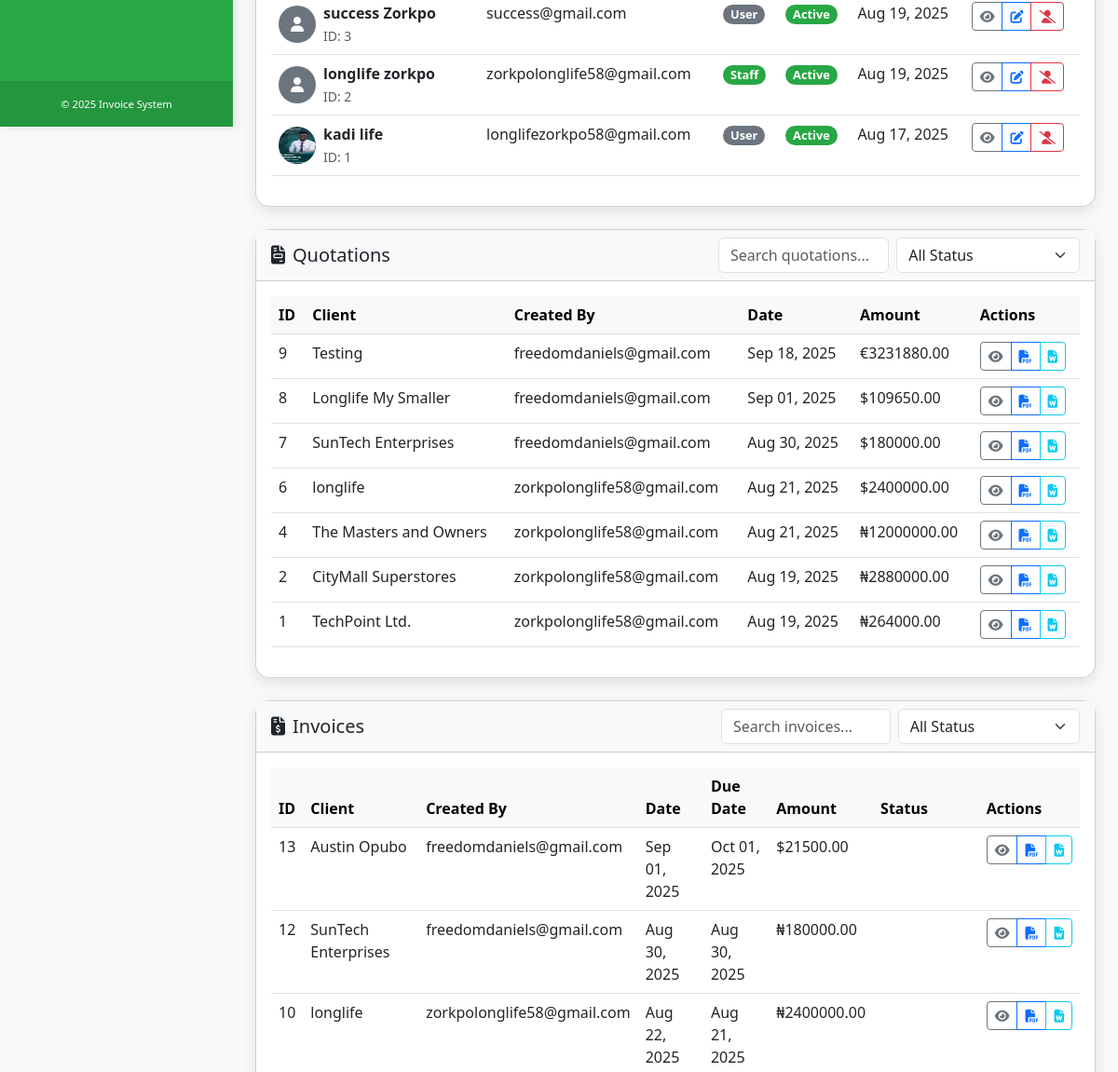
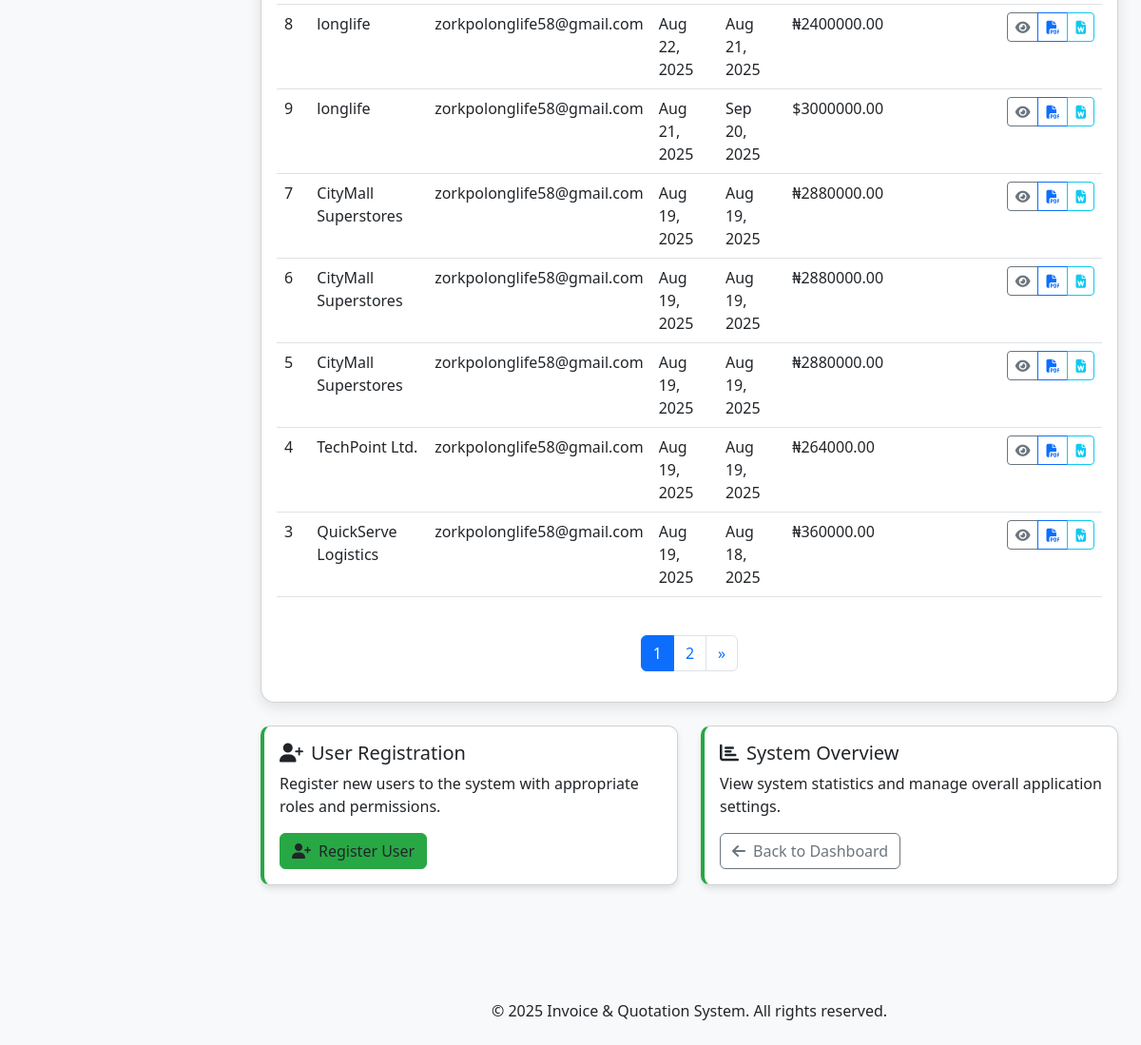
/admin-dashboard/ (signed in, lower part), run on an earlier commit of the app's database (2 pictures, top to bottom).
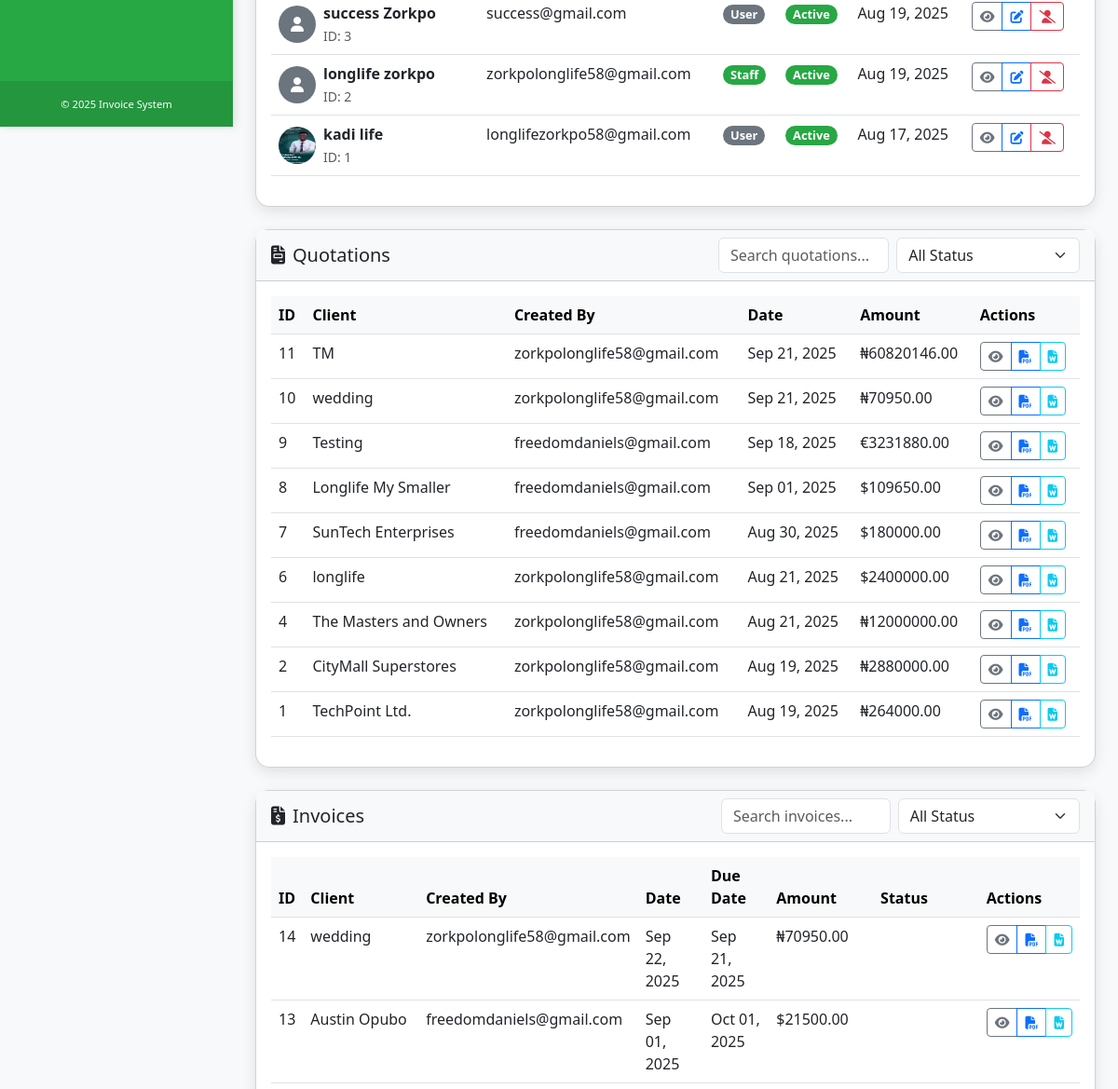
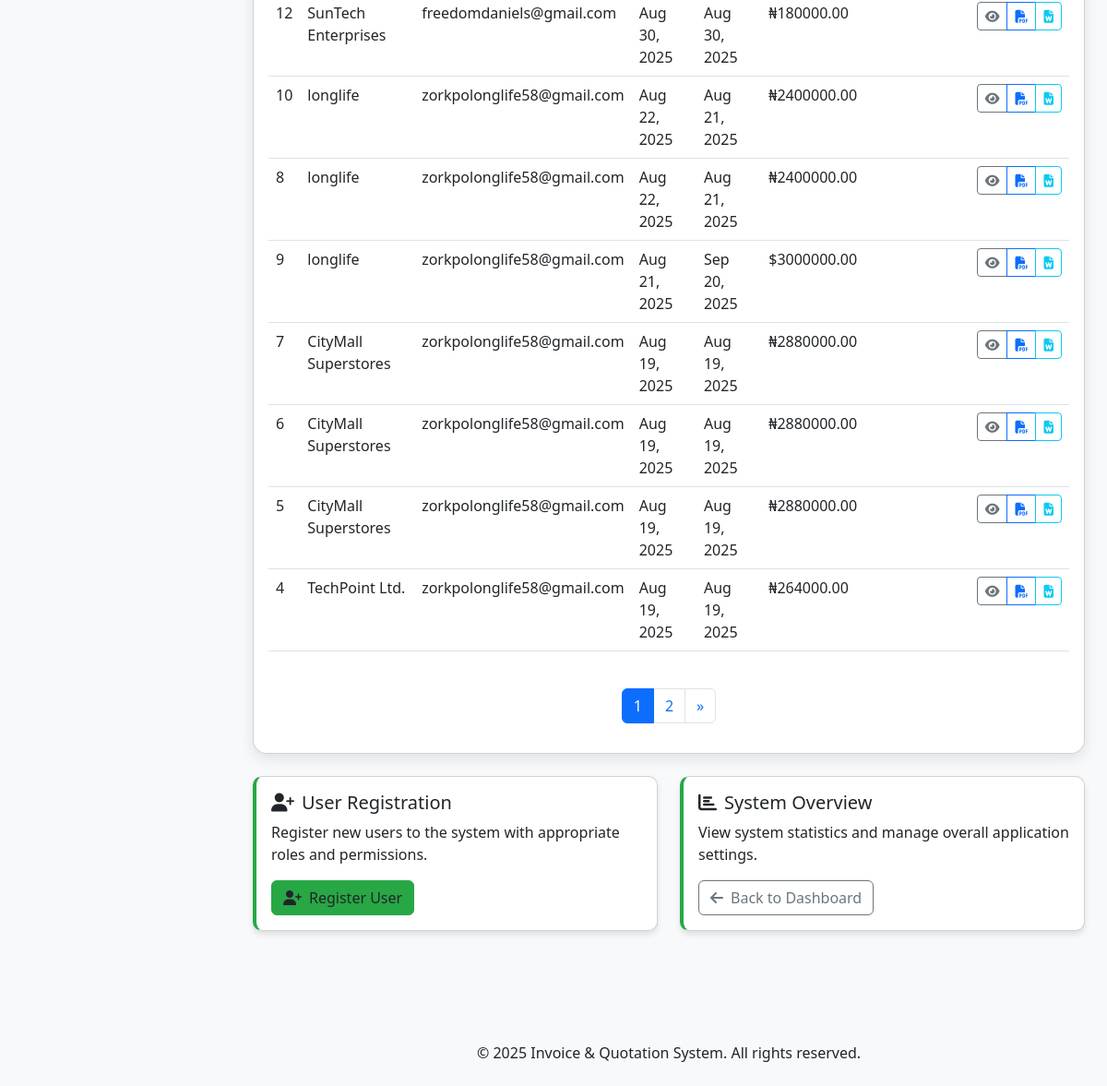
And on a later commit of the database (2 pictures, top to bottom).
### users/models.py (models this page shows, shortened)
class CustomUser(AbstractUser):
    ROLE_CHOICES = (
        ('Admin', 'Admin'),
        ('User', 'User'),
    )
    email = models.EmailField(_('email address'), unique=True)
    role = models.CharField(max_length=10, choices=ROLE_CHOICES, default='User')
    profile_picture = models.ImageField(upload_to='profile_pics/', null=True, blank=True)
    USERNAME_FIELD = 'email'
    REQUIRED_FIELDS = ['first_name', 'last_name']
    objects = CustomUserManager()

### quotations/models.py (models this page shows, shortened)
class Quotation(models.Model):
    CURRENCY_CHOICES = [
        ('NGN', 'Nigerian Naira (₦)'),
        ('USD', 'US Dollar ($)'),
        ('EUR', 'Euro (€)'),
        ('GBP', 'British Pound (£)'),
        ('CAD', 'Canadian Dollar (C$)'),
        ('AUD', 'Australian Dollar (A$)'),
    ]
    user = models.ForeignKey(settings.AUTH_USER_MODEL, on_delete=models.CASCADE)
    quotation_number = models.CharField(max_length=100, verbose_name="Quotation Number", null=True, blank=True)
    client_name = models.CharField(max_length=255)
    rfq_number = models.CharField(max_length=100, blank=True, null=True, verbose_name="Request for Quotation Number")
    vessel_name = models.CharField(max_length=255, blank=True, null=True, verbose_name="Vessel Name")
    currency = models.CharField(max_length=3, choices=CURRENCY_CHOICES, default='NGN', verbose_name="Currency")
    items = models.ManyToManyField(Item)
    subtotal = models.DecimalField(max_digits=10, decimal_places=2)
    vat_percentage = models.DecimalField(max_digits=5, decimal_places=2, default=7.5)
    vat_amount = models.DecimalField(max_digits=10, decimal_places=2)
    total = models.DecimalField(max_digits=10, decimal_places=2)
    date_created = models.DateTimeField(default=timezone.now)
    notes = models.TextField(blank=True, null=True, verbose_name="Additional Notes")

### invoices/models.py (models this page shows, shortened)
class Invoice(models.Model):
    STATUS_CHOICES = (
        ('Pending', 'Pending'),
        ('Paid', 'Paid'),
        ('Overdue', 'Overdue'),
    )
    CURRENCY_CHOICES = [
        ('NGN', 'Nigerian Naira (₦)'),
        ('USD', 'US Dollar ($)'),
        ('EUR', 'Euro (€)'),
        ('GBP', 'British Pound (£)'),
        ('CAD', 'Canadian Dollar (C$)'),
        ('AUD', 'Australian Dollar (A$)'),
    ]
    user = models.ForeignKey(settings.AUTH_USER_MODEL, on_delete=models.CASCADE)
    invoice_number = models.CharField(max_length=100, verbose_name="Invoice Number", null=True, blank=True)
    client_name = models.CharField(max_length=255)
    currency = models.CharField(max_length=3, choices=CURRENCY_CHOICES, default='NGN', verbose_name="Currency")
    items = models.ManyToManyField(Item)
    subtotal = models.DecimalField(max_digits=10, decimal_places=2)
    vat_percentage = models.DecimalField(max_digits=5, decimal_places=2, default=7.5)
    vat_amount = models.DecimalField(max_digits=10, decimal_places=2)
    total = models.DecimalField(max_digits=10, decimal_places=2)
    date_created = models.DateTimeField(default=timezone.now)
    due_date = models.DateField()
    status = models.CharField(max_length=10, choices=STATUS_CHOICES, default='Pending')
    notes = models.TextField(blank=True, null=True)
    def is_overdue(self):
        return self.due_date < timezone.now().date() and self.status != 'Paid'

### users/views.py (the view)
# urls.py: path('admin-dashboard/', views.admin_dashboard, name='admin_dashboard'),
@login_required
@user_passes_test(is_staff_user)
def admin_dashboard(request):
    context = get_admin_dashboard_context(request)
    response = render(request, 'users/admin_dashboard.html', context)
    response['Cache-Control'] = 'no-cache, no-store, must-revalidate'
    response['Pragma'] = 'no-cache'
    response['Expires'] = '0'
    return response

### users/views.py (called while the page is built)
def is_staff_user(user):
    return user.is_staff

### templates/users/admin_dashboard.html (shortened to what the changed rows need)
{% extends 'base.html' %}
{% block content %}
<div class="container py-4">
    <div class="card user-table">
        <div class="card-body">
            {% if users %}
            <div class="table-responsive">
                <table class="table table-hover">
                    <tbody>
                        {% for user in users %}
                        <tr>
                            <td>
                                <div class="d-flex align-items-center">
                                    {% if user.profile_picture %}
                                        <img src="{{ user.profile_picture.url }}" alt="Profile" class="rounded-circle me-2" width="40" height="40">
                                    {% else %}
                                        <div class="bg-secondary rounded-circle me-2 d-flex align-items-center justify-content-center" style="width: 40px; height: 40px;">
                                            <i class="fas fa-user text-white"></i>
                                        </div>
                                    {% endif %}
                                    <div>
                                        <div class="fw-bold">{{ user.get_full_name|default:"No Name" }}</div>
                                        <small class="text-muted">ID: {{ user.id }}</small>
                                    </div>
                                </div>
                            </td>
                            <td>{{ user.email }}</td>
                            <td>
                                <span class="badge status-badge {% if user.is_staff %}staff{% else %}user{% endif %}">
                                    {% if user.is_staff %}Staff{% else %}User{% endif %}
                                </span>
                            </td>
                            <td>
                                <span class="badge status-badge {% if user.is_active %}staff{% else %}inactive{% endif %}">
                                    {% if user.is_active %}Active{% else %}Inactive{% endif %}
                                </span>
                            </td>
                            <td>{{ user.date_joined|date:"M d, Y" }}</td>
                            <td>
                                <div class="btn-group" role="group">
                                    <a href="{% url 'admin_user_detail' user.id %}" class="btn btn-sm btn-outline-secondary" title="View Details">
                                        <i class="fas fa-eye"></i>
                                    </a>
                                    <a href="{% url 'admin_user_edit' user.id %}" class="btn btn-sm btn-outline-primary" title="Edit User">
                                        <i class="fas fa-edit"></i>
                                    </a>
                                    <a href="{% url 'admin_user_toggle_active' user.id %}" class="btn btn-sm {% if user.is_active %}btn-outline-danger{% else %}btn-outline-success{% endif %}" title="Toggle Active">
                                        {% if user.is_active %}<i class="fas fa-user-slash"></i>{% else %}<i class="fas fa-user-check"></i>{% endif %}
                                    </a>
                                </div>
                            </td>
                        </tr>
                        {% endfor %}
                    </tbody>
                </table>
            </div>
            {% endif %}
        </div>
    </div>
    <div class="row mt-4">
        <div class="col-md-12 mb-4">
            <div class="card user-table">
                <div class="card-body">
                    <div class="table-responsive">
                        <table class="table table-hover">
                            <thead class="table-light">
                                <tr>
                                    <th>ID</th>
                                    <th>Client</th>
                                    <th>Created By</th>
                                    <th>Date</th>
                                    <th>Amount</th>
                                    <th>Actions</th>
                                </tr>
                            </thead>
                            <tbody id="quotationsTable">
                                {% for quotation in quotations %}
                                <tr>
                                    <td>{{ quotation.id }}</td>
                                    <td>{{ quotation.client_name }}</td>
                                    <td>{{ quotation.user.username }}</td>
                                    <td>{{ quotation.date_created|date:"M d, Y" }}</td>
                                    <td>{% if quotation.currency == 'NGN' %}₦{% elif quotation.currency == 'USD' %}${% elif quotation.currency == 'EUR' %}€{% elif quotation.currency == 'GBP' %}£{% elif quotation.currency == 'CAD' %}C${% elif quotation.currency == 'AUD' %}A${% endif %}{{ quotation.total }}</td>
                                    <td>
                                        <div class="btn-group" role="group">
                                            <a href="{% url 'view_quotation' quotation.id %}" class="btn btn-sm btn-outline-secondary">
                                                <i class="fas fa-eye"></i>
                                            </a>
                                            <a href="{% url 'quotation_pdf' quotation.id %}" class="btn btn-sm btn-outline-primary">
                                                <i class="fas fa-file-pdf"></i>
                                            </a>
                                            <a href="{% url 'quotation_docx' quotation.id %}" class="btn btn-sm btn-outline-info">
                                                <i class="fas fa-file-word"></i>
                                            </a>
                                        </div>
                                    </td>
                                </tr>
                                {% endfor %}
                            </tbody>
                        </table>
                    </div>
                </div>
            </div>
        </div>
    </div>
    <div class="row mb-4">
        <div class="col-md-12">
            <div class="card user-table">
                <div class="card-body">
                    <div class="table-responsive">
                        <table class="table table-hover">
                            <thead class="table-light">
                                <tr>
                                    <th>ID</th>
                                    <th>Client</th>
                                    <th>Created By</th>
                                    <th>Date</th>
                                    <th>Due Date</th>
                                    <th>Amount</th>
                                    <th>Status</th>
                                    <th>Actions</th>
                                </tr>
                            </thead>
                            <tbody id="invoicesTable">
                                {% for invoice in invoices %}
                                <tr>
                                    <td>{{ invoice.id }}</td>
                                    <td>{{ invoice.client_name }}</td>
                                    <td>{{ invoice.user.username }}</td>
                                    <td>{{ invoice.date_created|date:"M d, Y" }}</td>
                                    <td>{{ invoice.due_date|date:"M d, Y" }}</td>
                                    <td>{% if invoice.currency == 'NGN' %}₦{% elif invoice.currency == 'USD' %}${% elif invoice.currency == 'EUR' %}€{% elif invoice.currency == 'GBP' %}£{% elif invoice.currency == 'CAD' %}C${% elif invoice.currency == 'AUD' %}A${% endif %}{{ invoice.total }}</td>
                                    <td>
                                        <span class="badge bg-{{ invoice.status|lower }} fs-6 fw-bold px-3 py-2">{{ invoice.status }}</span>
                                    </td>
                                    <td>
                                        <div class="btn-group" role="group">
                                            <a href="{% url 'view_invoice' invoice.id %}" class="btn btn-sm btn-outline-secondary">
                                                <i class="fas fa-eye"></i>
                                            </a>
                                            <a href="{% url 'invoice_pdf' invoice.id %}" class="btn btn-sm btn-outline-primary">
                                                <i class="fas fa-file-pdf"></i>
                                            </a>
                                            <a href="{% url 'invoice_docx' invoice.id %}" class="btn btn-sm btn-outline-info">
                                                <i class="fas fa-file-word"></i>
                                            </a>
                                        </div>
                                    </td>
                                </tr>
                                {% endfor %}
                            </tbody>
                        </table>
                    </div>
                    {% if invoices.has_other_pages %}
                    <nav aria-label="Invoice pagination" class="mt-4">
                        <ul class="pagination justify-content-center">
                            {% for i in invoices.paginator.page_range %}
                            <li class="page-item {% if invoices.number == i %}active{% endif %}">
                                <a class="page-link" href="?invoice_page={{ i }}">{{ i }}</a>
                            </li>
                            {% endfor %}
                        </ul>
                    </nav>
                    {% endif %}
                </div>
            </div>
        </div>
    </div>
</div>
{% endblock %}

What changed in the data, as far as the page shows it:
no longer on this page (row unchanged): Invoice: id "3", client_name "QuickServe Logistics", user.username "zorkpolonglife58@gmail.com", date_created "Aug 19, 2025", due_date "Aug 18, 2025", total "360000.00"
added Quotation: id "11", client_name "TM", user.username "zorkpolonglife58@gmail.com", date_created "Sep 21, 2025", total "60820146.00"
added Quotation: id "10", client_name "wedding", user.username "zorkpolonglife58@gmail.com", date_created "Sep 21, 2025", total "70950.00"
added Invoice: id "14", client_name "wedding", user.username "zorkpolonglife58@gmail.com", date_created "Sep 22, 2025", due_date "Sep 21, 2025", total "70950.00"
